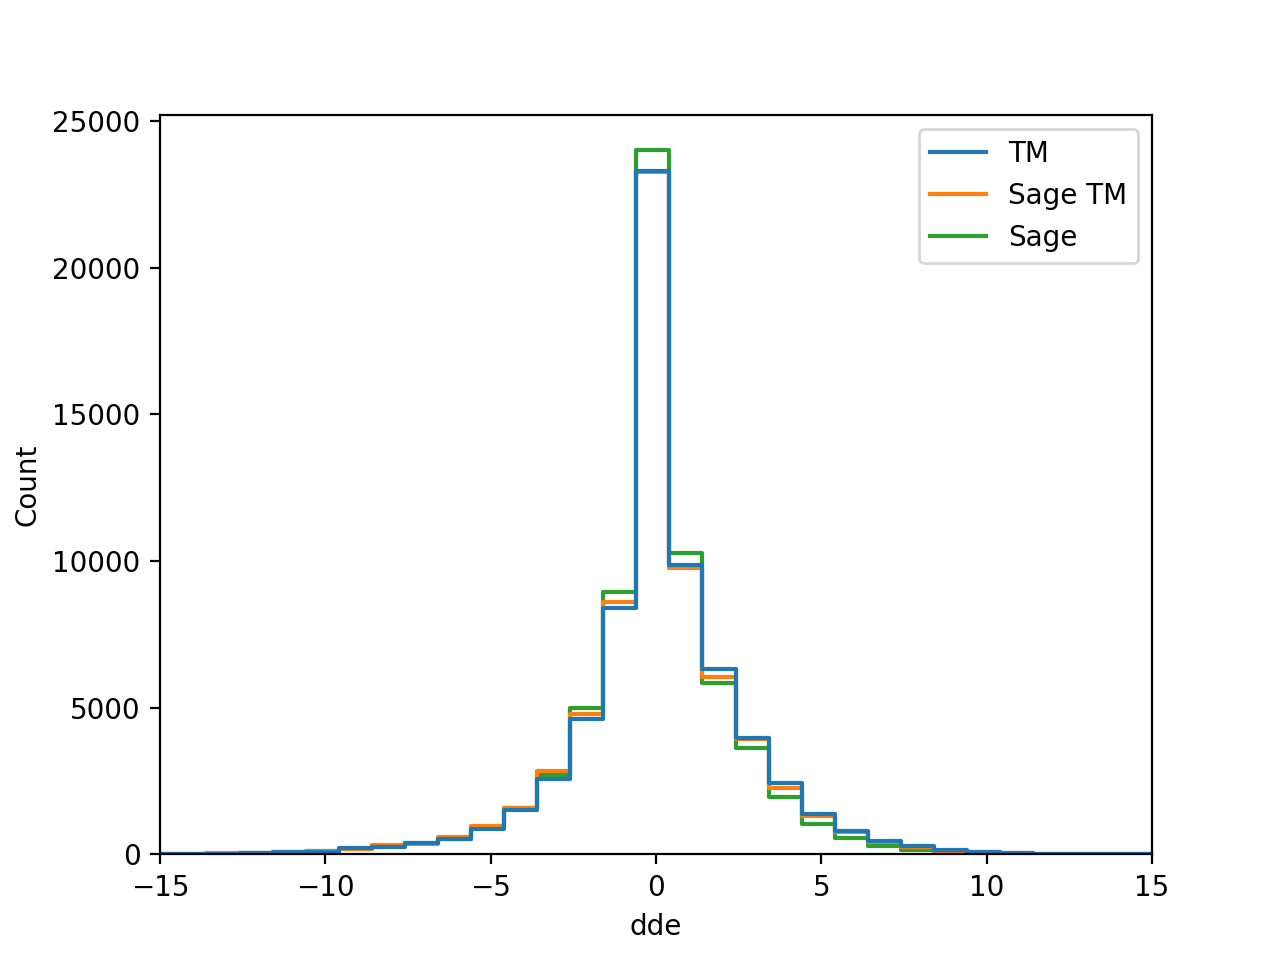

Here is the Python script that generated this plot:
# more plots of data, trying to figure out why adding TM data worsens the FF
# quality

import logging
from collections import defaultdict

import click
import matplotlib.pyplot as plt
import numpy as np
import pandas as pd
import seaborn as sea
from openff.qcsubmit.results import OptimizationResultCollection
from openff.toolkit import Molecule
from rdkit.Chem.Draw import rdDepictor, rdMolDraw2D
from rdkit.Chem.rdmolops import RemoveHs
from tqdm import tqdm
from vflib.draw import draw_rdkit

logging.getLogger("openff").setLevel(logging.ERROR)


# adapted from known-issues before the highlight stuff
def simple_draw_rdkit(mol: Molecule, filename, show_all_hydrogens=True):
    rdmol = mol.to_rdkit()
    if not show_all_hydrogens:
        rdmol = RemoveHs(rdmol, updateExplicitCount=True)
    rdDepictor.SetPreferCoordGen(True)
    rdDepictor.Compute2DCoords(rdmol)
    rdmol = rdMolDraw2D.PrepareMolForDrawing(rdmol)

    drawer = rdMolDraw2D.MolDraw2DCairo(300, 300)
    drawer.DrawMolecule(rdmol)
    drawer.FinishDrawing()

    drawer.WriteDrawingText(filename)


def plot(data, filename="debug.png", dpi=200):
    "Plot `data` as a histplot and save the result to `filename`"

    # drop this so we don't start counting it
    data = data.drop("Record ID", axis=1)
    ax = sea.histplot(
        data=data,
        binwidth=1.0,
        # kde=True,
        common_bins=True,
        element="step",
        fill=False,
    )
    ax.set_xlim((-15, 15))
    ax.set_xlabel("dde")
    plt.savefig(filename, dpi=dpi)


@click.command()
@click.option("--eps", default=10.0, help="difference to consider 'bad'")
@click.option("--draw", default=False, help="draw the bad molecules")
@click.option(
    "--to-compare", "-t", default="TM", help="column to compare to sage"
)
def main(eps, draw, to_compare):
    print(f"comparing Sage to {to_compare} with ϵ = {eps:.1f}")
    inner(eps, draw, to_compare)


def inner(eps, draw, to_compare):
    tm = pd.read_csv("output/industry/tm/dde.csv").rename(
        columns={"difference": "TM"}
    )
    sage_tm = pd.read_csv("output/industry/sage-tm/dde.csv").rename(
        columns={"difference": "Sage TM"}
    )
    sage = pd.read_csv("output/industry/sage-2.1.0/dde.csv").rename(
        columns={"difference": "Sage"}
    )

    data = tm.merge(sage_tm).merge(sage)

    # hilarious
    data = data.rename(columns={"Unnamed: 0": "Record ID"})

    # list of records with substantial disagreements - 63 of these for eps =
    # 10.0
    diffs = data[abs(data[to_compare] - data["Sage"]) > eps]

    # some of these are actually better in TM, so filter further by the ones
    # with larger magnitudes in the TM version - 36 for eps = 10.0
    our_bad = diffs[abs(diffs[to_compare]) > abs(diffs["Sage"])]
    print(our_bad)

    records = list(our_bad["Record ID"])

    print(f"{len(records)} bad records")

    ds = OptimizationResultCollection.parse_file("datasets/industry.json")
    data = [v for value in ds.entries.values() for v in value]

    data = [rec for rec in data if int(rec.record_id) in records]

    # I added a label header, but unless I disable comments, it eats most of
    # the SMIRKS patterns. so instead of using comment functionality, skip the
    # comment row and disable comments
    new_smirks = np.loadtxt(
        "../valence-fitting/01_generate-forcefield/new_smirks.dat",
        dtype=str,
        comments=None,
        skiprows=1,
    )

    molecules = [
        Molecule.from_mapped_smiles(r.cmiles, allow_undefined_stereo=True)
        for r in tqdm(data, desc="Converting to molecules")
    ]

    counts = defaultdict(int)
    for i, mol in enumerate(molecules):
        for s, smirks in enumerate(new_smirks):
            if mol.chemical_environment_matches(smirks):
                counts[i] = 1
                if draw:
                    print(f"drawing mol {i}-{s}")
                    draw_rdkit(
                        mol, f"debug/mol{i}-{s}.png", smirks, max_matches=1
                    )
                else:
                    break

    print(f"{sum(counts.values())} matching records:")
    keys = counts.keys()
    matching_records = [r.record_id for i, r in enumerate(data) if i in keys]
    print(our_bad[our_bad["Record ID"].astype(str).isin(matching_records)])
    return matching_records


if __name__ == "__main__":
    main()
